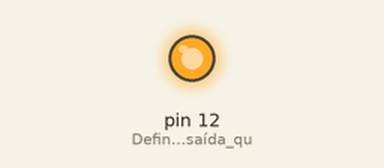
The sketch below on a simulated Arduino Uno, built with avr-gcc and run on an emulated ATmega328P. Shown: output pins drawn as LEDs (lit = HIGH).

Above: at 2.3 s.
At 17.5 s:
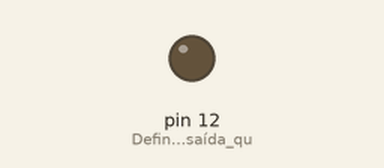
Timing chart, 0 to 23.4 s (numbered marks = the images above):
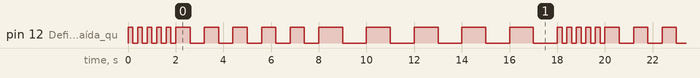

Measured:
- by itself, pin 12 (Define_o_pino_de_saída_qu): moves between LOW and HIGH, repeating every 18.0 s
- by itself, everything shown: repeats every 18.0 s, in 30 steps

The sketch:

missao_arduino.ino
```cpp
int intervals[] = { 200, 600, 1000 }; //intervalos de tempo que o led irá piscar
int repetitions = 5; //quantidades de repetições por intervalo

void setup() {
  pinMode(12, OUTPUT); //Define o pino de saída que será ligado o led
}

void loop() {

  size_t intervalsSize = sizeof(intervals) / sizeof(intervals[0]); //salva o tamanho do array de intervalos

  for (int i = 0; i < intervalsSize; i++) {
    for (int j = 0; j < repetitions; j++) {
      digitalWrite(12, HIGH); //liga o led
      delay(intervals[i]); //espera o intervalo de tempo da vez
      digitalWrite(12, LOW); //apaga o led
      delay(intervals[i]); //espera novamente o intervalo de tempo da vez
    }
  }
}
```
